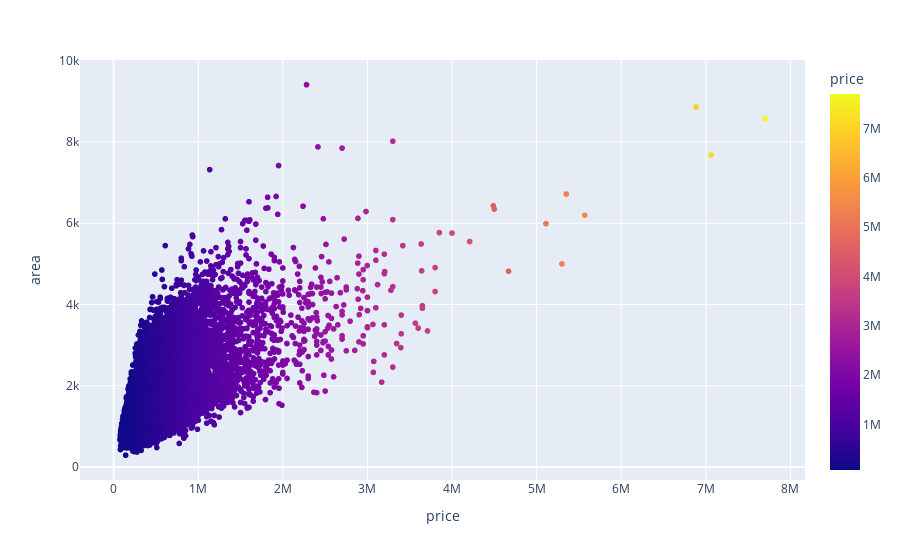

Notebook code for this chart:
### Code cell
px.scatter(df, df['price'], df['area'], color='price')

### Figure 1 — Plotly figure (JSON) as saved in the notebook; plotly's stock layout.template omitted (floating-point values rounded to 4 significant figures; data arrays with more than 128 entries replaced by an {"elided": "..."} marker saying what was removed)
{"data": [{"hovertemplate": "price=%{marker.color}<br>area=%{y}<extra></extra>", "legendgroup": "", "marker": {"color": {"elided": "21613 int values"}, "coloraxis": "coloraxis", "symbol": "circle"}, "mode": "markers", "name": "", "showlegend": false, "type": "scattergl", "x": {"elided": "21613 int values"}, "xaxis": "x", "y": {"elided": "21613 int values"}, "yaxis": "y"}], "layout": {"coloraxis": {"colorbar": {"title": {"text": "price"}}, "colorscale": [[0, "#0d0887"], [0.1111, "#46039f"], [0.2222, "#7201a8"], [0.3333, "#9c179e"], [0.4444, "#bd3786"], [0.5556, "#d8576b"], [0.6667, "#ed7953"], [0.7778, "#fb9f3a"], [0.8889, "#fdca26"], [1, "#f0f921"]]}, "legend": {"tracegroupgap": 0}, "margin": {"t": 60}, "xaxis": {"anchor": "y", "domain": [0, 1], "title": {"text": "price"}}, "yaxis": {"anchor": "x", "domain": [0, 1], "title": {"text": "area"}}}}
